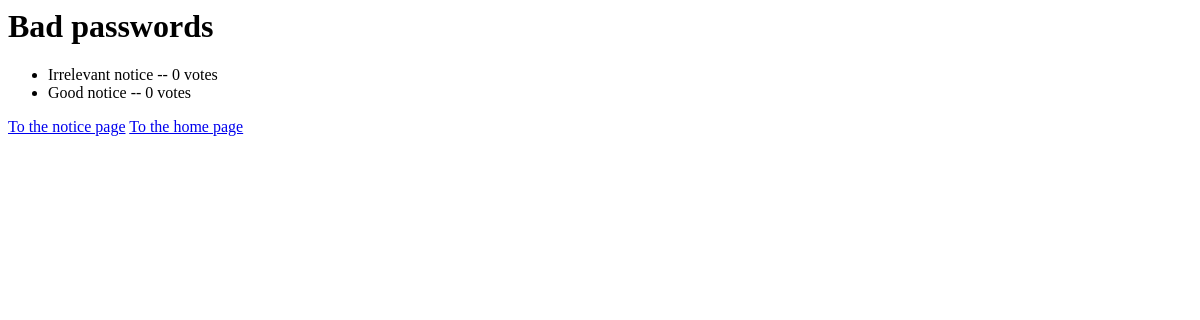
Before: /secureapp/1/results/ with the older database file.
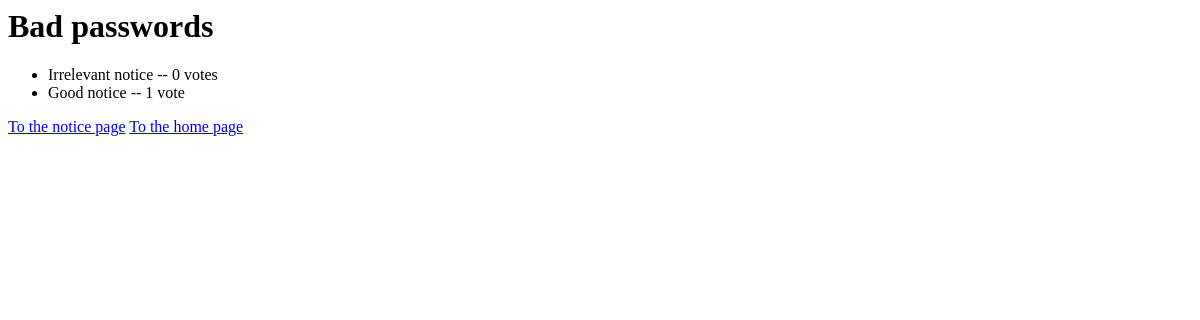
After: the same page with the newer database file.
### secureapp/models.py (models this page shows)
class Choice(models.Model):
    notice = models.ForeignKey(Notice, on_delete=models.CASCADE)
    choice_text = models.CharField(max_length=200)
    votes = models.IntegerField(default=0)

### secureapp/views.py (the view)
# urls.py: path('<int:pk>/results/', views.ResultsView.as_view(), name='results'),
class ResultsView(generic.DetailView):
    model = Notice
    template_name = 'secureapp/results.html'

### secureapp/templates/secureapp/results.html
<body>
    <h1>{{ notice.notice_title }}</h1>
    <ul>
    {% for choice in notice.choice_set.all %}
        <li>{{ choice.choice_text }} -- {{ choice.votes }} vote{{ choice.votes|pluralize }}</li>
    {% endfor %}
    </ul>
</body>
<a href="{% url 'secureapp:detail' notice.id %}">To the notice page</a>
<a href="{% url 'secureapp:home'%}">To the home page</a>

Changed rows visible on the page:
changed Choice "Good notice": votes "0" → "1"
